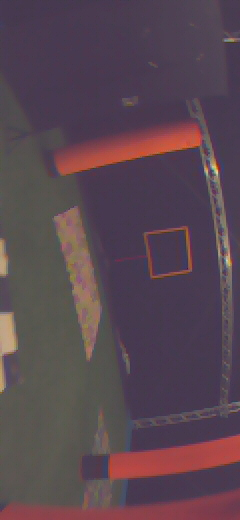
#> input picture Python Tryouts/41815146.jpg, 240 x 520 px, found by its file name
$ python image_processing.py
#> lines starting #> are read from the running program, lines starting #| are printed output that depends on the picture; after the words box and inside, x2 and y2 are one past the last pixel; in counts of white or black regions, pixels touching at a corner belong together
import cv2
import matplotlib.pyplot as plt
import numpy as np
import os

# file = 'AE4317_2019_datasets/cyberzoo_aggressive_flight/20190121-144646/25181969.jpg'
file = 'AE4317_2019_datasets/cyberzoo_aggressive_flight/20190121-144646/41815146.jpg'
assert os.path.exists(file)

im = cv2.imread(file)
#> im is the input picture: shape (520, 240, 3); mean B, G, R 80.9, 70.8, 89
'''
This file contains preparation for the VIOLA JONES
'''
plt.figure()


# reduce image size for viola jones
im_red = cv2.resize(im, (24,52))
rgb = cv2.cvtColor(im_red, cv2.COLOR_BGR2RGB)

yuv = cv2.cvtColor(im_red, cv2.COLOR_RGB2YUV)
#> yuv: shape (52, 24, 3); mean of channels 0, 1, 2 75.9, 134.2, 132.4


ones = np.ones((4,4))

def integral_image(im_reduced):
    ''' Work out on OneNote'''
    int_im = np.zeros(im_reduced.shape)

    upper_triangle_1 = np.triu(np.ones(int_im.shape[1]))
    upper_triangle_2 = np.triu(np.ones(int_im.shape[0]))
    # print(upper_triangle_1)

    im_Y = im_reduced[:,:,0]
    im_U = im_reduced[:,:,1]
    im_V = im_reduced[:,:,2]

    int_im_Y = np.matmul(np.matmul(im_Y, upper_triangle_1).T,upper_triangle_2).T
    int_im_U = np.matmul(np.matmul(im_U, upper_triangle_1).T,upper_triangle_2).T
    int_im_V = np.matmul(np.matmul(im_V, upper_triangle_1).T,upper_triangle_2).T
    print(int_im_U)
    int_m = np.stack([int_im_Y,int_im_U,int_im_V])

    return int_im

def filter_color(image_name = file, y_low = 83, y_high = 110, \
                 u_low = 100, u_high = 130, v_low = 140, v_high = 200, resize_factor=10):
    im = cv2.imread(image_name);
    im = cv2.resize(im, (int(im.shape[1]/resize_factor), int(im.shape[0]/resize_factor)));
    YUV = cv2.cvtColor(im, cv2.COLOR_BGR2YUV);
    Filtered = np.zeros([YUV.shape[0], YUV.shape[1]]);
    for y in range(YUV.shape[0]):
        for x in range(YUV.shape[1]):
            if(YUV[y,x,0] >= y_low and YUV[y,x,0] <= y_high and \
               YUV[y,x,1] >= u_low and YUV[y,x,1] <= u_high and \
               YUV[y,x,2] >= v_low and YUV[y,x,2] <= v_high):
                Filtered[y,x] = 1;

    plt.figure();
    RGB = cv2.cvtColor(im, cv2.COLOR_BGR2RGB);
    plt.imshow(RGB);
    plt.title('Original image');

    plt.figure()
    plt.imshow(Filtered);
    plt.title('Filtered image');

def detect_horizon_line(image_grayscaled):
    """Detect the horizon's starting and ending points in the given image
    The horizon line is detected by applying Otsu's threshold method to
    separate the sky from the remainder of the image.
    :param image_grayscaled: grayscaled image to detect the horizon on, of
     shape (height, width)
    :type image_grayscale: np.ndarray of dtype uint8
    :return: the (x1, x2, y1, y2) coordinates for the starting and ending
     points of the detected horizon line
    :rtype: tuple(int)
    """

    msg = ('`image_grayscaled` should be a grayscale, 2-dimensional image '
           'of shape (height, width).')
    assert image_grayscaled.ndim == 2, msg
    image_blurred = cv2.GaussianBlur(image_grayscaled, ksize=(3, 3), sigmaX=0)

    _, image_thresholded = cv2.threshold(
        image_blurred, thresh=0, maxval=1,
        type=cv2.THRESH_BINARY+cv2.THRESH_OTSU
    )
    image_thresholded = image_thresholded - 1
    image_closed = cv2.morphologyEx(image_thresholded, cv2.MORPH_CLOSE,
                                    kernel=np.ones((9, 9), np.uint8))

    horizon_x1 = 0
    horizon_x2 = image_grayscaled.shape[1] - 1
    horizon_y1 = max(np.where(image_closed[:, horizon_x1] == 0)[0])
    horizon_y2 = max(np.where(image_closed[:, horizon_x2] == 0)[0])

    return horizon_x1, horizon_x2, horizon_y1, horizon_y2
image = integral_image(rgb)
#> in integral_image, `im_Y = im_reduced[:,:,0]`:
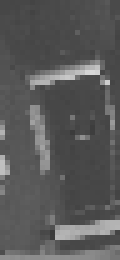
#> im_Y: shape (52, 24) (shown 5 times larger); min 59, max 217, mean 88.9
#> in integral_image, `im_U = im_reduced[:,:,1]`:
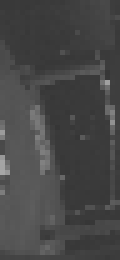
#> im_U: shape (52, 24) (shown 5 times larger); min 54, max 167, mean 70.8
#> in integral_image, `int_im_Y = np.matmul(np.matmul(im_Y, upper_triangle_1).T,upper_triangl..`:
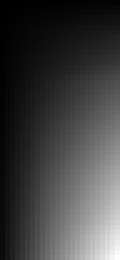
#> int_im_Y: shape (52, 24) float64 (shown 5 times larger); min 71, max 110899, mean 28277.2; drawn with min black and max white
#> (printed output is left out)
#> image: shape (52, 24, 3) float64; every value is 0
# im_rot = cv2.rotate(im,rotateCode=2)

# print(image)
# filter_color()
hsv = cv2.cvtColor(im, cv2.COLOR_BGR2HSV)
#> hsv: shape (520, 240, 3); mean H, S, V 105.3, 62.8, 93.2
gray = cv2.cvtColor(im, cv2.COLOR_BGR2GRAY)
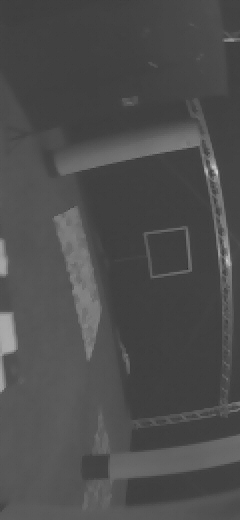
#> gray: shape (520, 240); min 38, max 210, mean 77.4
hor_x1,hor_x2,hor_y1,hor_y2 = detect_horizon_line(gray)
#> in detect_horizon_line, `_, image_thresholded = cv2.threshold( image_blurred, thresh=0, maxval=..`:
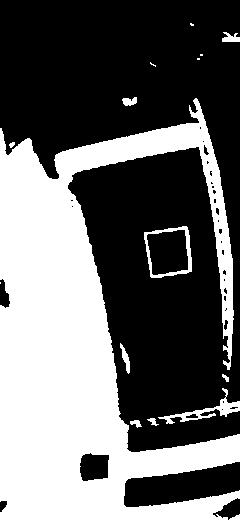
#> image_thresholded: shape (520, 240); values 0 (black) and 1 (white), 40.6% white; 16 white regions (5 under 20 px), largest, box (x1, y1, x2, y2) and area: (0, 98, 240, 520) 48947, (158, 388, 240, 424) 608, (144, 226, 192, 278) 552
#> in detect_horizon_line, `image_closed = cv2.morphologyEx(image_thresholded, cv2.MORPH_CLOSE, ke..`:
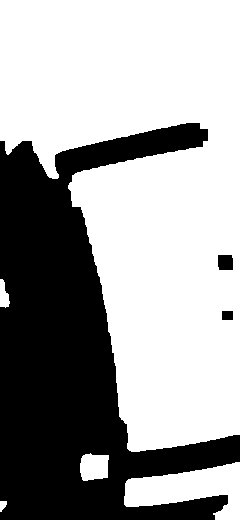
#> image_closed: shape (520, 240); 63.1% white; 3 black regions, box (x1, y1, x2, y2) and area: (0, 123, 240, 520) 45736, (218, 255, 233, 270) 219, (222, 311, 233, 320) 99
#> in detect_horizon_line, `horizon_y1 = max(np.where(image_closed[:, horizon_x1] == 0)[0])`: horizon_y1 = 519
#> in detect_horizon_line, `horizon_y2 = max(np.where(image_closed[:, horizon_x2] == 0)[0])`: horizon_y2 = 461
#> hor_x1 = 0; hor_x2 = 239; hor_y1 = 519; hor_y2 = 461
print(hor_x1, hor_x2,hor_y1,hor_y2)
#| 0 239 519 461
plt.imshow(hsv)
plt.plot([hor_x1,hor_x2],[hor_y1,hor_y2])
plt.show()
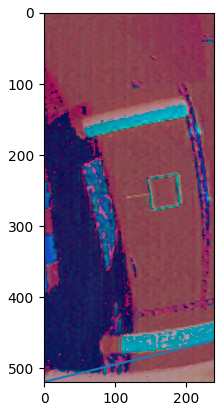
#> figure drawn by matplotlib, 1 panel

$ run again, with Python Tryouts/25281973.jpg copied over Python Tryouts/41815146.jpg
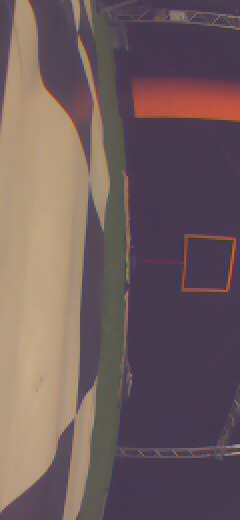
#> input picture Python Tryouts/25281973.jpg, 240 x 520 px, found by its file name
#> im is the input picture: shape (520, 240, 3); mean B, G, R 93.9, 92.3, 111.6
#> yuv: shape (52, 24, 3); mean of channels 0, 1, 2 95.3, 136.2, 126.8
#> (printed output is left out)
#> image: shape (52, 24, 3) float64; every value is 0
#> hsv: shape (520, 240, 3); mean H, S, V 89.2, 69.4, 115.7
#> in detect_horizon_line, `_, image_thresholded = cv2.threshold( image_blurred, thresh=0, maxval=..`:
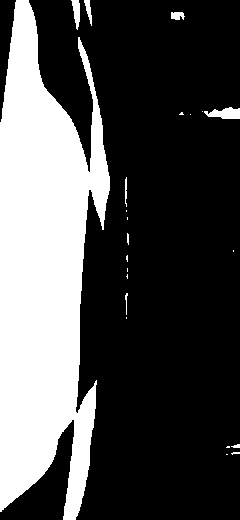
#> image_thresholded: shape (520, 240); values 0 (black) and 1 (white), 30.3% white; 22 white regions (13 under 20 px), largest, box (x1, y1, x2, y2) and area: (0, 0, 110, 520) 36971, (204, 107, 240, 119) 291, (71, 0, 80, 30) 165
#> image_closed: shape (520, 240); 70.7% white; 2 black regions, box (x1, y1, x2, y2) and area: (0, 0, 110, 520) 36379, (222, 109, 240, 119) 179
#> horizon_y1 = 507
#> horizon_y2 = 118
#> hor_x1 = 0; hor_x2 = 239; hor_y1 = 507; hor_y2 = 118
#| 0 239 507 118
#> `plt.show()`:
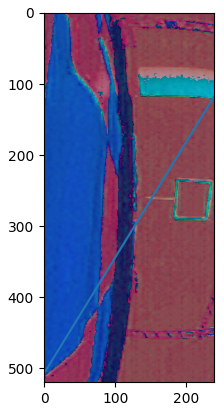
#> figure drawn by matplotlib, 1 panel
